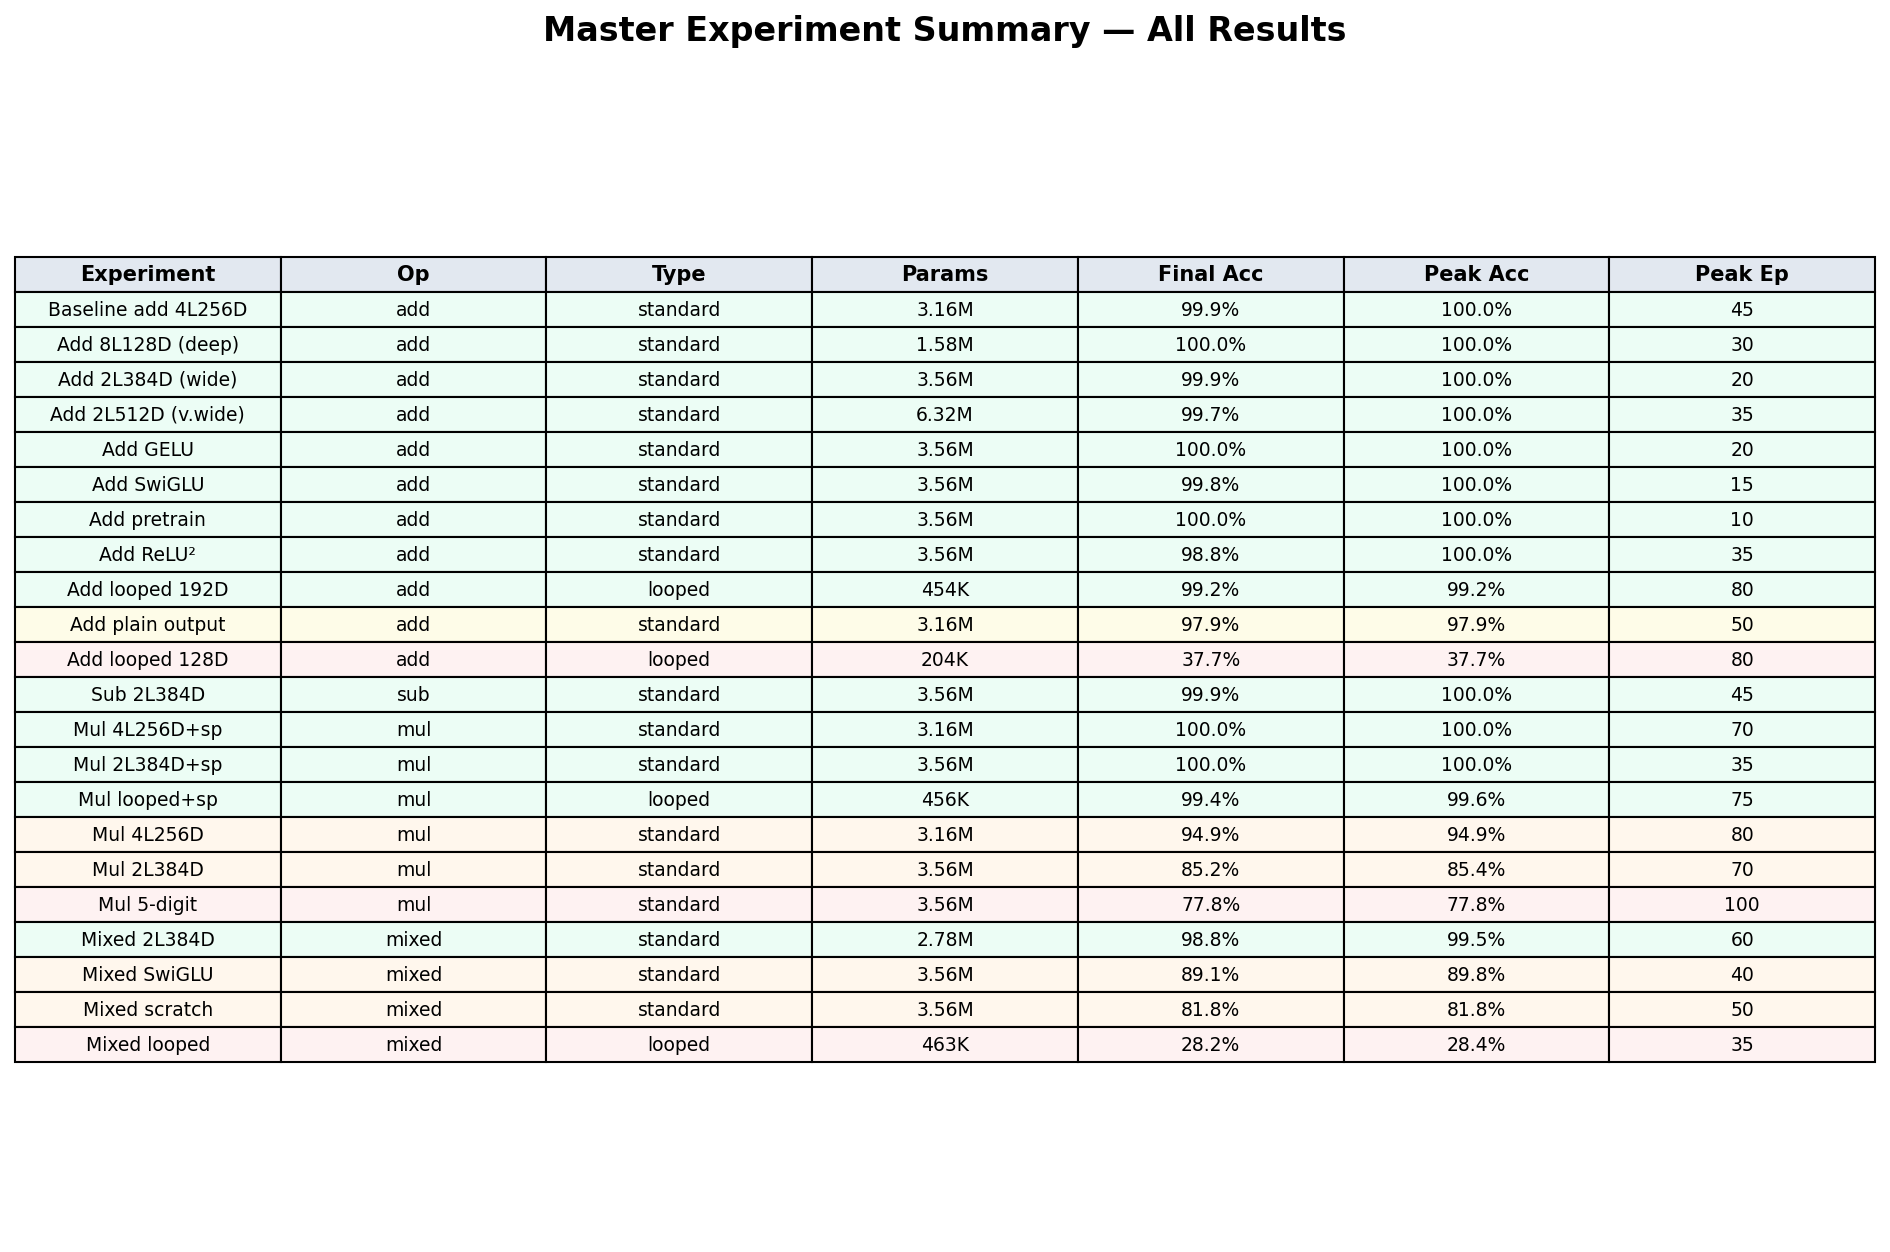

Write Python code to recreate this figure.
"""
Evidence: Master summary of all experiments — one view of the full research
Finding: all findings
Generated: 2026-04-15
"""
import json
import matplotlib.pyplot as plt
import matplotlib
matplotlib.use('Agg')
import numpy as np

RESULTS_DIR = "experiments/results"

def eval_epochs(data):
    """Filter epoch_logs to only entries with accuracy (eval every 5 epochs)."""
    return [e for e in data["epoch_logs"] if "accuracy" in e]

# All experiments with metadata
experiments = [
    # (short_label, filename, op, arch_type, params_M)
    ("Baseline add 4L256D", "add_5d_reversed_4L4H256D_baseline.json", "add", "standard", 3.16),
    ("Add 8L128D (deep)", "add_5d_reversed_8L4H128D_depth_8L128D.json", "add", "standard", 1.58),
    ("Add 2L384D (wide)", "add_5d_reversed_2L4H384D_width_2L384D.json", "add", "standard", 3.56),
    ("Add 2L512D (v.wide)", "add_5d_reversed_2L8H512D_width_2L512D.json", "add", "standard", 6.32),
    ("Add plain output", "add_5d_plain_4L4H256D_tokenizer_plain.json", "add", "standard", 3.16),
    ("Add GELU", "add_5d_reversed_2L4H384D_act_gelu.json", "add", "standard", 3.56),
    ("Add SwiGLU", "add_5d_reversed_2L4H384D_swiglu_fair_swiglu.json", "add", "standard", 3.56),
    ("Add ReLU²", "add_5d_reversed_2L4H384D_act_relu2.json", "add", "standard", 3.56),
    ("Add pretrain", "add_5d_reversed_2L4H384D_pretrain_add.json", "add", "standard", 3.56),
    ("Add looped 192D", "add_5d_reversed_1L4H192D_looped_1Lx4_192D.json", "add", "looped", 0.454),
    ("Add looped 128D", "add_5d_reversed_1L4H128D_looped_1Lx4_128D.json", "add", "looped", 0.204),
    ("Sub 2L384D", "sub_5d_reversed_2L4H384D_sub_2L384D.json", "sub", "standard", 3.56),
    ("Mul 4L256D", "mul_3d_reversed_4L4H256D_mul_4L256D.json", "mul", "standard", 3.16),
    ("Mul 2L384D", "mul_3d_reversed_2L4H384D_mul_baseline_2L384D.json", "mul", "standard", 3.56),
    ("Mul 4L256D+sp", "mul_3d_reversed_4L4H256D_scratchpad_4L256D.json", "mul", "standard", 3.16),
    ("Mul 2L384D+sp", "mul_3d_reversed_2L4H384D_scratchpad_2L384D.json", "mul", "standard", 3.56),
    ("Mul looped+sp", "mul_3d_reversed_1L4H192D_looped_mul_scratchpad.json", "mul", "looped", 0.456),
    ("Mul 5-digit", "mul_5d_reversed_2L4H384D_mul_5digit_2L384D.json", "mul", "standard", 3.56),
    ("Mixed 2L384D", "mixed_5d_reversed_2L4H384D_mixed_2L384D.json", "mixed", "standard", 2.78),
    ("Mixed scratch", "mixed_5d_reversed_2L4H384D_mixed_scratch.json", "mixed", "standard", 3.56),
    ("Mixed SwiGLU", "mixed_5d_reversed_2L4H384D_swiglu_fair_mixed.json", "mixed", "standard", 3.56),
    ("Mixed looped", "mixed_5d_reversed_1L4H192D_looped_finetune_mixed.json", "mixed", "looped", 0.463),
]

rows = []
for label, fname, op, arch, params in experiments:
    with open(f"{RESULTS_DIR}/{fname}") as f:
        d = json.load(f)
    accs = [e["accuracy"] for e in eval_epochs(d)]
    peak = max(accs)
    final = accs[-1]
    peak_ep = [e["epoch"] for e in eval_epochs(d)][accs.index(peak)]
    rows.append((label, op, arch, params, final, peak, peak_ep))

# Sort by operation then accuracy
rows.sort(key=lambda r: ({"add": 0, "sub": 1, "mul": 2, "mixed": 3}[r[1]], -r[5]))

fig, ax = plt.subplots(figsize=(16, 10))
ax.axis('off')
ax.set_title("Master Experiment Summary — All Results", fontsize=16, fontweight='bold', pad=20)

headers = ["Experiment", "Op", "Type", "Params", "Final Acc", "Peak Acc", "Peak Ep"]
cell_text = []
cell_colors = []

for label, op, arch, params, final, peak, peak_ep in rows:
    param_str = f"{params:.2f}M" if params >= 1 else f"{params*1000:.0f}K"
    row = [label, op, arch, param_str, f"{final:.1%}", f"{peak:.1%}", str(peak_ep)]
    cell_text.append(row)

    # Color code by peak accuracy
    if peak >= 0.99:
        bg = '#ecfdf5'  # green
    elif peak >= 0.95:
        bg = '#fefce8'  # yellow
    elif peak >= 0.80:
        bg = '#fff7ed'  # orange
    else:
        bg = '#fef2f2'  # red
    cell_colors.append([bg] * len(headers))

table = ax.table(cellText=cell_text, colLabels=headers, cellColours=cell_colors,
                cellLoc='center', loc='center',
                colColours=['#e2e8f0'] * len(headers))

table.auto_set_font_size(False)
table.set_fontsize(9)
table.scale(1.0, 1.4)

# Bold headers
for j in range(len(headers)):
    table[0, j].set_text_props(fontweight='bold', fontsize=10)

plt.savefig('outputs/evidence/master_summary.png', dpi=150, bbox_inches='tight')
print("Saved: outputs/evidence/master_summary.png")
